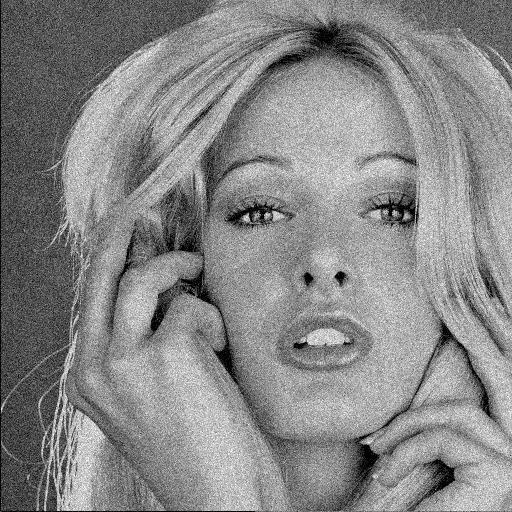
#> input picture hw3/submission/original.jpg, 512 x 512 px
$ python Lim_20701313_hw3.py
#> lines starting #> are read from the running program, lines starting #| are printed output that depends on the picture
import cv2
import matplotlib.pyplot as plt
import numpy as np
import math
import matplotlib.image as mpimg
import pdb
# imshow: Function that handles both rgb and grayscale image and shows them accordingly.
# Parameters:
#    img: input img
# Return: None

def imshow(img):
    if len(img.shape) < 3:
        plt.imshow(img, cmap="gray")
    elif img.shape[2] == 1:
        plt.imshow(np.resize(img,(img.shape[0],img.shape[1])), cmap="gray")
    else:
        plt.imshow(img)

# low pass filter
def lowPassFilter(lpfw, lpfh):
    print("Please create a (lpfw x lpfh) Low Pass Filter matrix")

    #******** please add your code here ************
    lowPass = np.ones((lpfw, lpfh)) / (lpfw * lpfh)

    print(lowPass)
    return lowPass

# it applies the filter on the image and generates a new image
# input: image, filter
# output: out
def conv(image, filter):
    iw,ih = image.shape
    fw,fh = filter.shape
    out = np.zeros((iw-fw+1,ih-fh+1)) #it does not include the pixel on the boundary

    # please select fw x fh sub images in the image. Then, apply the filter on the sub images.

    #******** please add your code here ************
    for i in range(iw - fw + 1):
        for j in range(ih - fh + 1):
            subImage = image[i:i+fw, j:j+fh]
            out[i, j] = np.sum(subImage * filter)

    # Return the resulting image "out"
    return out

img = mpimg.imread("original.jpg")
#> img is the input picture: shape (512, 512); min 0, max 255, mean 135.2
# original.jpg (512x512) is already single-channel, but mpimg.imread can
# return a 3-channel array for other images, which breaks the template's
# `iw, ih = image.shape` in conv(). Guard by averaging channels to grayscale.
if img.ndim == 3:
    img = img.mean(axis=2)
imshow(img)
plt.show()
print(img.shape)
#| (512, 512)


fig = plt.figure(1, figsize=(18, 16))
print(" ================ Low Pass Filter ===================")

for i in range(3,8,2):
    # subplot the figure in 1x3
    splot = plt.subplot(1, 3, (i-1)//2)
    splot.set_xlabel(str(i)+"x"+str(i))

    # use different box size to filter the image
    (lpfw,lpfh) = (i,i)
    low_image = conv(img, lowPassFilter(lpfw, lpfh))
    imshow(low_image)
    cv2.imwrite("low"+str(i)+"x"+str(i)+".jpg",low_image)
#> this loop made 3 passes
#> pass 1, `low_image = conv(img, lowPassFilter(lpfw, lpfh))`:
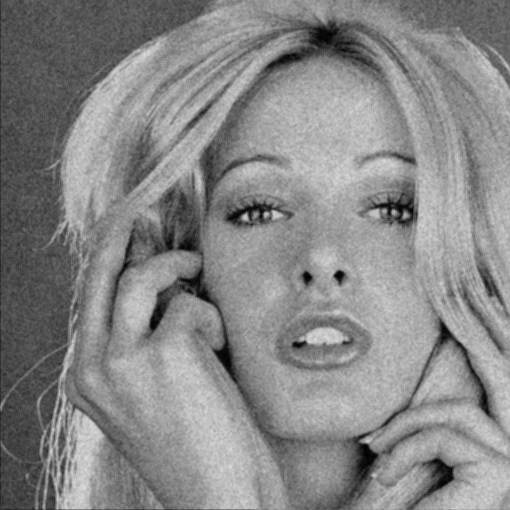
#> low_image: shape (510, 510) float64; min 2, max 225.8, mean 135.5
plt.show()
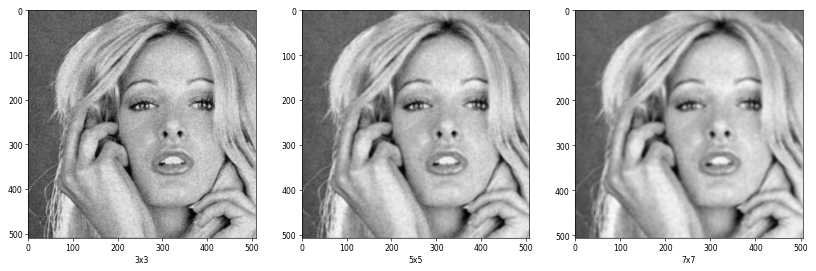
#> figure drawn by matplotlib, 3 panels
